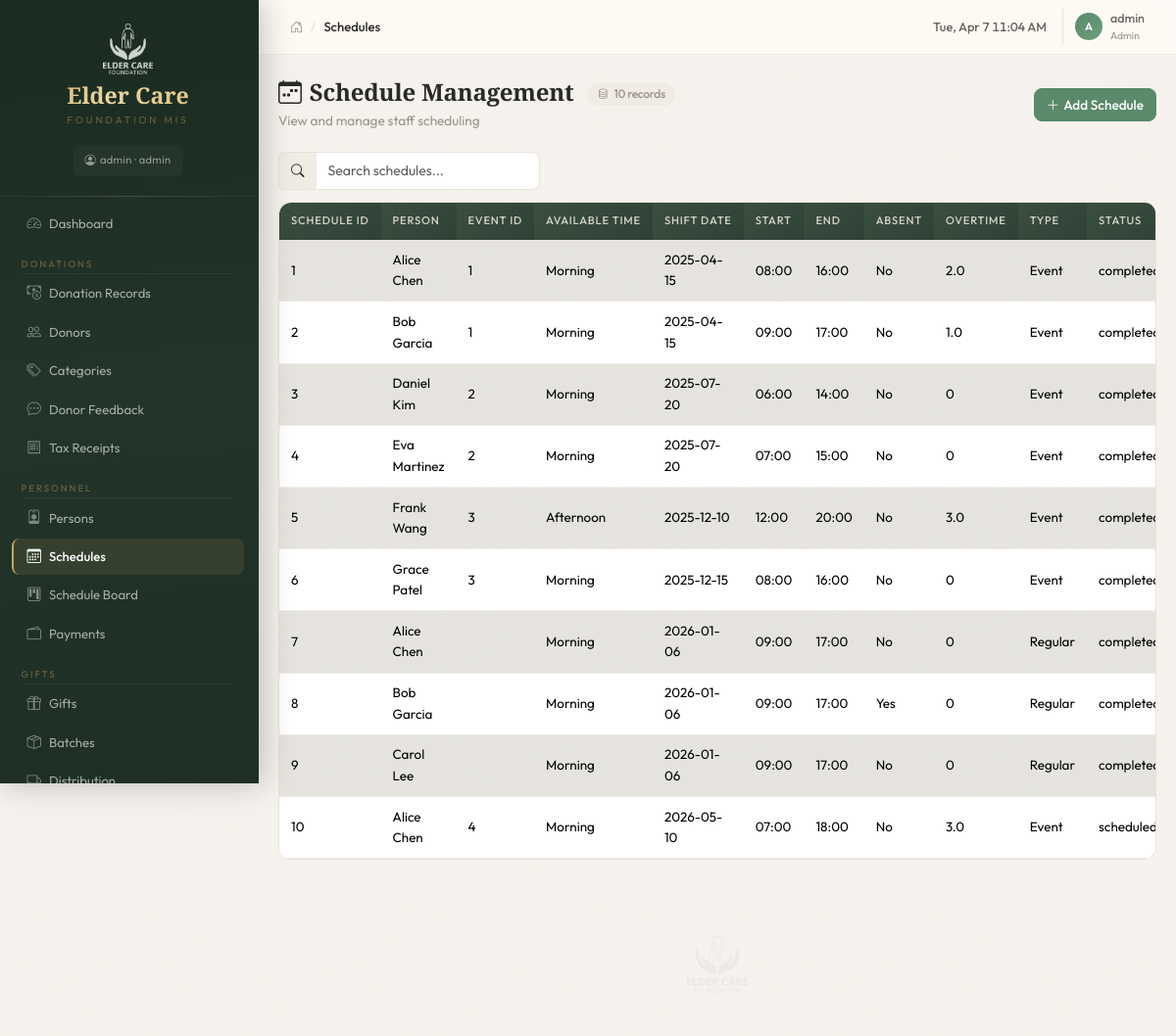
The app's page /schedules (signed in), older data.
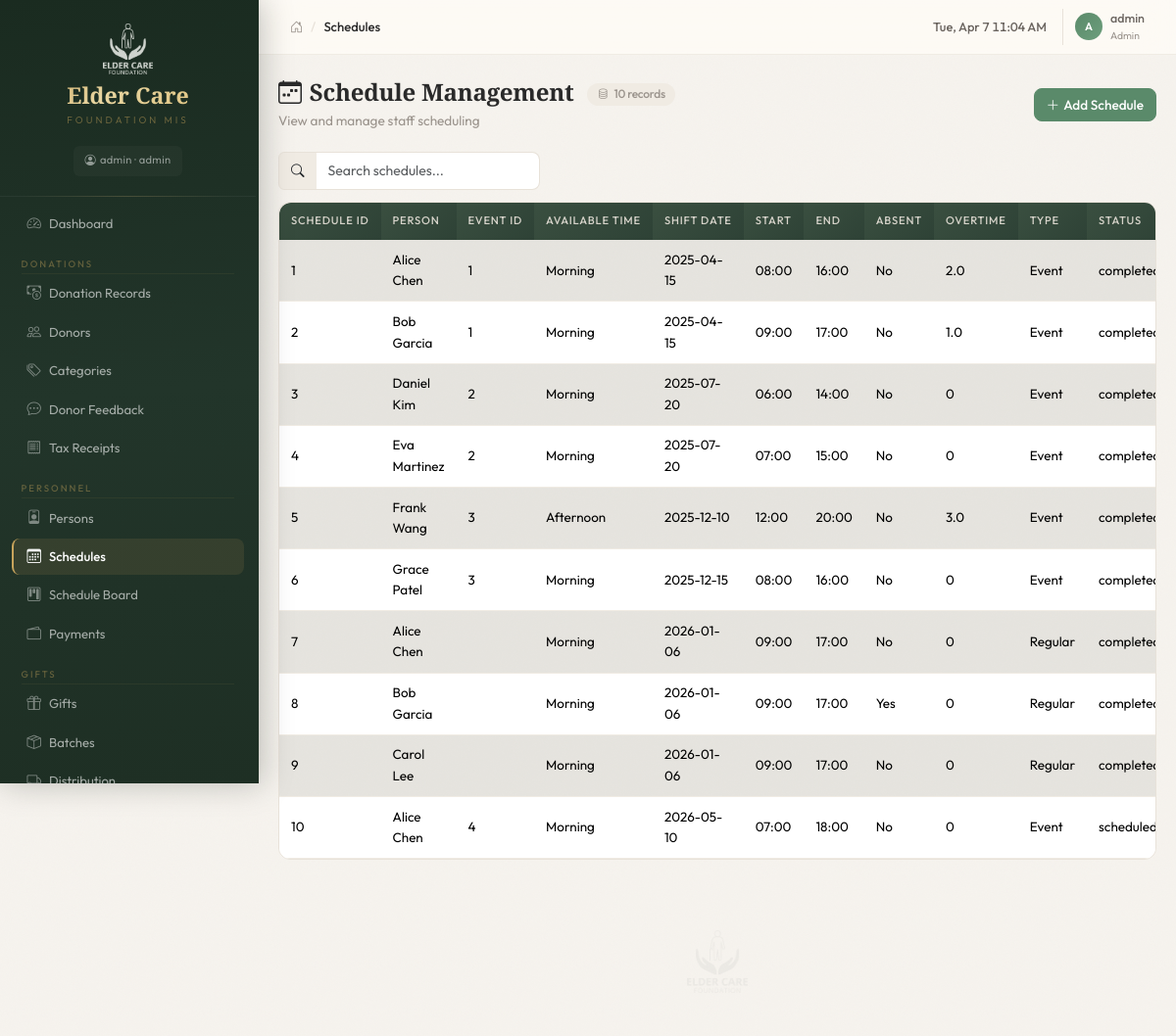
The same page, newer data.
### tables this page shows
CREATE TABLE "User" (
	"user_id"	INTEGER,
	"user_name"	TEXT,
	"password"	TEXT,
	"email"	TEXT,
	"is_active"	INTEGER,
	"created_date"	NUMERIC,
	"updated_date"	NUMERIC, role TEXT DEFAULT "viewer",
	PRIMARY KEY("user_id")
);

CREATE TABLE "schedules" (
	"schedule_id"	INTEGER,
	"person_id"	INTEGER,
	"event_id"	INTEGER,
	"availibile_time"	TEXT,
	"shift_date"	NUMERIC,
	"start_time"	NUMERIC,
	"end_time"	NUMERIC,
	"is_absent	"	INTEGER,
	"overtime"	REAL,
	"schedule_type"	TEXT,
	"status"	TEXT,
	"notes"	TEXT,
	"created_date"	NUMERIC,
	PRIMARY KEY("schedule_id"),
	FOREIGN KEY("event_id") REFERENCES "events"("event_id"),
	FOREIGN KEY("person_id") REFERENCES "persons"("person_id")
);

CREATE TABLE "persons" (
	"person_id"	INTEGER,
	"first_name"	TEXT,
	"last_name"	TEXT,
	"email"	TEXT,
	"phone"	TEXT,
	"person_type"	TEXT,
	"role_name"	TEXT,
	"hire_date"	NUMERIC,
	"status"	TEXT,
	"created_date"	NUMERIC,
	"birthday"	NUMERIC,
	"gender"	TEXT,
	PRIMARY KEY("person_id")
);

### blueprints/personnel.py (the view)
@personnel_bp.route('/schedules')
@login_required
@role_required('event_coordinator')
def schedules_list():
    rows = query_db(
        'SELECT s.*, p.first_name, p.last_name '
        'FROM schedules s LEFT JOIN persons p ON s.person_id = p.person_id '
        'ORDER BY s.schedule_id ASC'
    )
    schedules = _clean_schedules(rows)
    persons = query_db('SELECT person_id, first_name, last_name FROM persons ORDER BY last_name')
    return render_template('personnel/schedules.html', schedules=schedules, persons=persons)

### blueprints/auth.py (called while the page is built)
def role_required(*roles):
    def decorator(f):
        @wraps(f)
        def wrapped(*args, **kwargs):
            if not current_user.has_role(*roles):
                flash('Insufficient permissions to access this page', 'warning')
                return redirect(url_for('dashboard.index'))
            return f(*args, **kwargs)
        return wrapped
    return decorator

    @property
    def is_admin(self):
        return self.role == 'admin'

    def has_role(self, *roles):
        return self.role in roles or self.role == 'admin'

### blueprints/personnel.py (called while the page is built)
def _clean_schedules(rows):
    schedules = []
    for r in rows:
        d = dict(r)
        for k in d:
            if k.startswith('is_absent'):
                d['is_absent'] = d[k]
                break
        schedules.append(d)
    return schedules

### db.py (called while the page is built)
def get_db():
    if 'db' not in g:
        g.db = sqlite3.connect(current_app.config['DATABASE'])
        g.db.row_factory = sqlite3.Row
        g.db.execute('PRAGMA foreign_keys = ON')
    return g.db

def query_db(sql, args=(), one=False):
    cur = get_db().execute(sql, args)
    rv = cur.fetchall()
    cur.close()
    return (rv[0] if rv else None) if one else rv

### templates/personnel/schedules.html (shortened to what this page needs)
{% extends "base.html" %}
{% block breadcrumb %}Schedules{% endblock %}
{% block content %}
<div class="page-header">
  <div>
    <h4 class="mb-1"><i class="bi bi-calendar-week me-2"></i>Schedule Management <span class="record-count"><i class="bi bi-database"></i>{{ schedules|length }} records</span></h4>
    <p class="page-subtitle">View and manage staff scheduling</p>
  </div>
  <button class="btn btn-primary" onclick="openAdd()"><i class="bi bi-plus-lg me-1"></i>Add Schedule</button>
</div>
<div class="table-info-bar">
<div class="table-search mb-3">
  <div class="input-group" style="max-width:320px;">
    <span class="input-group-text"><i class="bi bi-search"></i></span>
    <input type="text" class="form-control" placeholder="Search schedules..." id="tableSearch">
  </div>
</div>
</div>
{% if schedules %}
<div class="table-responsive">
  <table class="table table-striped table-hover align-middle">
    <thead class="table-header">
      <tr>
        <th>Schedule ID</th><th>Person</th><th>Event ID</th><th>Available Time</th><th>Shift Date</th>
        <th>Start</th><th>End</th><th>Absent</th><th>Overtime</th><th>Type</th><th>Status</th><th>Notes</th><th>Actions</th>
      </tr>
    </thead>
    <tbody>
      {% for s in schedules %}
      <tr>
        <td>{{ s['schedule_id'] }}</td>
        <td>{{ s['first_name'] }} {{ s['last_name'] }}</td>
        <td>{{ s['event_id'] or '' }}</td>
        <td>{{ s['availibile_time'] or '' }}</td>
        <td>{{ s['shift_date'] }}</td>
        <td>{{ s['start_time'] }}</td>
        <td>{{ s['end_time'] }}</td>
        <td>{{ 'Yes' if s['is_absent'] else 'No' }}</td>
        <td>{{ s['overtime'] or 0 }}</td>
        <td>{{ s['schedule_type'] }}</td>
        <td>{{ s['status'] }}</td>
      </tr>
      {% endfor %}
    </tbody>
  </table>
</div>
{% else %}
<div class="empty-state">
  <i class="bi bi-inbox"></i>
  <h6>No records found</h6>
  <p>Click "Add" to create your first entry.</p>
</div>
{% endif %}
{% endblock %}

### templates/base.html (shortened to what this page needs)
<!DOCTYPE html>
<html lang="en">
<head>
  <link href="https://cdn.jsdelivr.net/npm/bootstrap@5.3.3/dist/css/bootstrap.min.css" rel="stylesheet">
  <link href="https://cdn.jsdelivr.net/npm/bootstrap-icons@1.11.3/font/bootstrap-icons.min.css" rel="stylesheet">
  <link href="{{ url_for('static', filename='css/style.css') }}" rel="stylesheet">
</head>
<body>
{% if current_user.is_authenticated %}
<div class="d-flex" id="wrapper">
  <div id="sidebar">
    <div class="sidebar-brand">
      <div class="text-center">
        <img src="{{ url_for('static', filename='img/logo.png') }}" alt="Logo" class="sidebar-logo mb-2">
        <div class="sidebar-title">Elder Care</div>
        <div class="sidebar-subtitle">Foundation MIS</div>
      </div>
      <div class="text-center mt-2">
        <span class="sidebar-user"><i class="bi bi-person-circle me-1"></i>{{ current_user.user_name }} &middot; {{ current_user.role }}</span>
      </div>
    </div>
    <nav class="nav flex-column px-2 py-2" aria-label="Main navigation">
      <a class="nav-link" href="{{ url_for('dashboard.index') }}"><i class="bi bi-speedometer2 me-2"></i>Dashboard</a>
      {% if current_user.has_role('finance') %}
      <div class="section-label">Donations</div>
      <a class="nav-link" href="{{ url_for('donations.donations_list') }}"><i class="bi bi-cash-coin me-2"></i>Donation Records</a>
      <a class="nav-link" href="{{ url_for('donations.donors_list') }}"><i class="bi bi-people me-2"></i>Donors</a>
      <a class="nav-link" href="{{ url_for('donations.categories_list') }}"><i class="bi bi-tags me-2"></i>Categories</a>
      <a class="nav-link" href="{{ url_for('donations.feedback_list') }}"><i class="bi bi-chat-dots me-2"></i>Donor Feedback</a>
      <a class="nav-link" href="{{ url_for('donations.receipts_list') }}"><i class="bi bi-receipt me-2"></i>Tax Receipts</a>
      {% endif %}
      {% if current_user.has_role('event_coordinator') %}
      <div class="section-label">Personnel</div>
      <a class="nav-link" href="{{ url_for('personnel.persons_list') }}"><i class="bi bi-person-badge me-2"></i>Persons</a>
      <a class="nav-link" href="{{ url_for('personnel.schedules_list') }}"><i class="bi bi-calendar3 me-2"></i>Schedules</a>
      <a class="nav-link" href="{{ url_for('personnel.schedule_board') }}"><i class="bi bi-kanban me-2"></i>Schedule Board</a>
      <a class="nav-link" href="{{ url_for('personnel.payments_list') }}"><i class="bi bi-wallet2 me-2"></i>Payments</a>
      <div class="section-label">Gifts</div>
      <a class="nav-link" href="{{ url_for('gifts.gifts_list') }}"><i class="bi bi-gift me-2"></i>Gifts</a>
      <a class="nav-link" href="{{ url_for('gifts.batches_list') }}"><i class="bi bi-box-seam me-2"></i>Batches</a>
      <a class="nav-link" href="{{ url_for('gifts.distribution_list') }}"><i class="bi bi-truck me-2"></i>Distribution</a>
      {% endif %}
    </nav>
  </div>
  <div class="flex-grow-1 d-flex flex-column" style="min-width:0;">
    <div class="topbar">
      <nav aria-label="breadcrumb">
        <ol class="breadcrumb">
          <li class="breadcrumb-item"><a href="{{ url_for('dashboard.index') }}"><i class="bi bi-house-door"></i></a></li>
          <li class="breadcrumb-item active">{% block breadcrumb %}Dashboard{% endblock %}</li>
        </ol>
      </nav>
      <div class="topbar-right">
        <span class="topbar-time" id="topbarTime"></span>
        <div class="topbar-user">
          <div class="topbar-user-avatar">{{ current_user.user_name[0]|upper }}</div>
          <div>
            <div class="topbar-user-name">{{ current_user.user_name }}</div>
            <div class="topbar-user-role">{{ current_user.role }}</div>
          </div>
        </div>
      </div>
    </div>
    <div class="content-area flex-grow-1" id="main-content" role="main">
      {% block content %}{% endblock %}
      <div class="watermark-footer">
        <img src="{{ url_for('static', filename='img/logo.png') }}" alt="Elder Care Foundation">
      </div>
    </div>
  </div>
</div>
{% endif %}
</body>
</html>

Row changes from the older to the newer data that the page shows:
changed schedules "scheduled": overtime "3.0" → "0"
